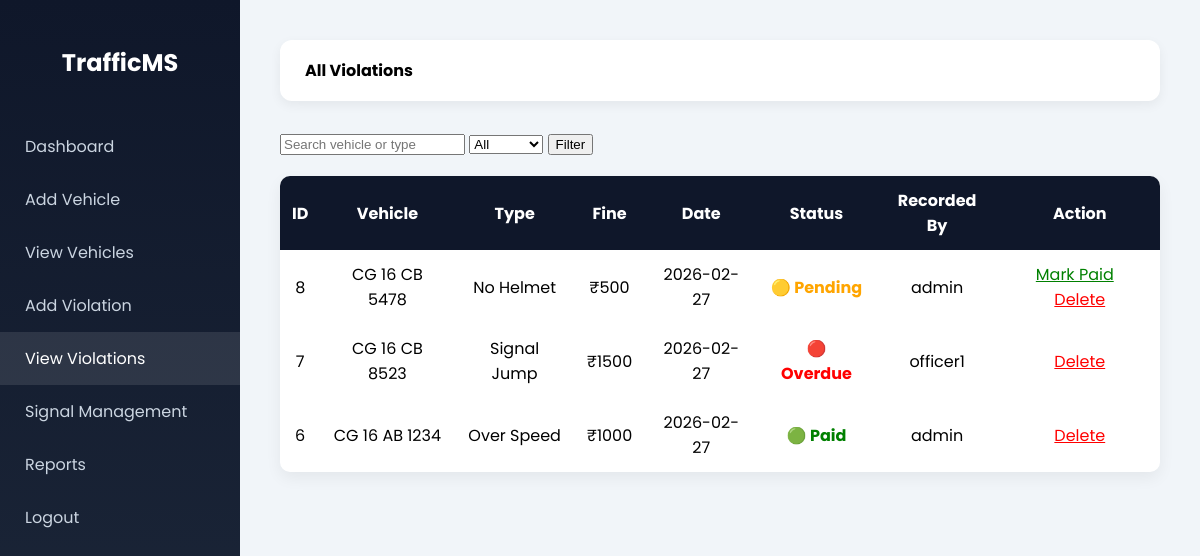
Screenshot of /violations_list.php (signed in) with the database file from the repository.
### tables this page shows
CREATE TABLE `violation` (
  `violation_id` int(11) NOT NULL,
  `vehicle_id` int(11) DEFAULT NULL,
  `violation_type` varchar(50) DEFAULT NULL,
  `violation_date` date DEFAULT NULL,
  `violation_time` time DEFAULT NULL,
  `recorded_by` int(11) DEFAULT NULL,
  `fine_amount` int(11) DEFAULT NULL,
  `payment_status` varchar(20) DEFAULT 'pending',
  `payment_date` date DEFAULT NULL,
  `due_date` date DEFAULT NULL
);

CREATE TABLE `vehicle` (
  `vehicle_id` int(11) NOT NULL,
  `vehicle_number` varchar(20) NOT NULL,
  `vehicle_type` varchar(30) DEFAULT NULL,
  `lane_no` int(11) DEFAULT NULL,
  `entry_time` timestamp NOT NULL DEFAULT current_timestamp() ON UPDATE current_timestamp(),
  `added_by` int(11) NOT NULL
);

CREATE TABLE `users` (
  `user_id` int(11) NOT NULL,
  `username` varchar(50) NOT NULL,
  `password` varchar(255) NOT NULL,
  `role` varchar(20) NOT NULL
);

### violations_list.php (the view, shortened to what this page needs)
<?php
include("../includes/db.php");
include("../includes/header.php");
include("../includes/sidebar.php");
$today = date("Y-m-d");
$search = $_GET['search'] ?? '';
$where = " WHERE 1=1 ";
$query = "
SELECT v.*,
       veh.vehicle_number,
       u.username
FROM violation v
LEFT JOIN vehicle veh ON v.vehicle_id = veh.vehicle_id
LEFT JOIN users u ON v.recorded_by = u.user_id
$where
ORDER BY v.violation_id DESC
";
$result = mysqli_query($conn,$query);
?>
<div class="content">
<div class="topbar">
    <strong>All Violations</strong>
</div>
<form method="GET" style="margin-bottom:20px;">
    <input type="text" name="search" placeholder="Search vehicle or type"
           value="<?= htmlspecialchars($search) ?>">
    <select name="status">
        <option value="all">All</option>
    </select>
    <button type="submit">Filter</button>
</form>
<table>
<tr>
    <th>ID</th>
    <th>Vehicle</th>
    <th>Type</th>
    <th>Fine</th>
    <th>Date</th>
    <th>Status</th>
    <th>Recorded By</th>
    <th>Action</th>
</tr>
<?php while($row=mysqli_fetch_assoc($result)) { ?>
<tr>
    <td><?= $row['violation_id']; ?></td>
    <td><?= $row['vehicle_number']; ?></td>
    <td><?= $row['violation_type']; ?></td>
    <td>₹<?= $row['fine_amount']; ?></td>
    <td><?= $row['violation_date']; ?></td>
<?php
if($row['payment_status'] == 'paid') {
    $status_label = "<span style='color:green;font-weight:bold;'>🟢 Paid</span>";
}
elseif($row['payment_status'] == 'pending' && $today > $row['due_date']) {
    $status_label = "<span style='color:red;font-weight:bold;'>🔴 Overdue</span>";
}
else {
    $status_label = "<span style='color:orange;font-weight:bold;'>🟡 Pending</span>";
}
?>
<td><?= $status_label ?></td>
<td><?= $row['username']; ?></td>
<td>
<?php if($_SESSION['role'] == 'admin') { ?>
    <?php if($row['payment_status'] == 'pending' && $today <= $row['due_date']) { ?>
        <a href="?pay=<?= $row['violation_id'] ?>"
           onclick="return confirm('Mark this fine as paid?')"
           style="color:green; margin-right:10px;">
           Mark Paid
        </a>
    <?php } ?>
    <a href="?delete=<?= $row['violation_id'] ?>"
       onclick="return confirm('Delete this violation?')"
       style="color:red;">
       Delete
    </a>
<?php } else { ?>
    <span style="color:gray;">—</span>
<?php } ?>
</td>
</tr>
<?php } ?>
</table>
</div>
</body>
</html>

### header.php (shortened to what this page needs)
<!DOCTYPE html>
<html>
<head>
</head>
<body>

### sidebar.php (shortened to what this page needs)
<?php
$current = basename($_SERVER['PHP_SELF']);
?>
<div class="sidebar">
    <h2>TrafficMS</h2>
    <a href="dashboard.php" class="<?php if($current=='dashboard.php') echo 'active'; ?>">Dashboard</a>
    <a href="vehicle.php" class="<?php if($current=='vehicle.php') echo 'active'; ?>">Add Vehicle</a>
    <a href="vehicles_list.php" class="<?php if($current=='vehicles_list.php') echo 'active'; ?>">View Vehicles</a>
    <a href="violation.php" class="<?php if($current=='violation.php') echo 'active'; ?>">Add Violation</a>
    <a href="violations_list.php" class="<?php if($current=='violations_list.php') echo 'active'; ?>">View Violations</a>
    <?php if(isset($_SESSION['role']) && $_SESSION['role'] == 'admin') { ?>
        <a href="signal.php" class="<?php if($current=='signal.php') echo 'active'; ?>">Signal Management</a>
        <a href="report.php" class="<?php if($current=='report.php') echo 'active'; ?>">Reports</a>
    <?php } ?>
    <a href="../logout.php" onclick="return confirmLogout();">Logout</a>
</div>

### header.php (style rules this page uses)
body { margin: 0; font-family: 'Poppins', sans-serif; background: #f1f5f9; opacity: 0; animation: fadeIn 0.4s ease-in forwards; }
.sidebar { width: 240px; height: 100vh; background: linear-gradient(180deg, #0f172a, #1e293b); position: fixed; padding-top: 25px; }
.sidebar h2 { color: #fff; text-align: center; margin-bottom: 40px; }
.sidebar a { display: block; color: #cbd5e1; padding: 14px 25px; text-decoration: none; transition: 0.3s; }
.sidebar a:hover, .sidebar a.active { background: rgba(255,255,255,0.1); color: #fff; }
.content { margin-left: 240px; padding: 40px; }
.topbar { background: white; padding: 18px 25px; border-radius: 12px; box-shadow: 0 4px 12px rgba(0,0,0,0.06); margin-bottom: 30px; display: flex; justify-content: space-between; }
table { border-collapse: collapse; width: 100%; background: white; border-radius: 10px; overflow: hidden; box-shadow: 0 6px 16px rgba(0,0,0,0.06); }
table th { background: #0f172a; color: white; }
table th, table td { padding: 12px; text-align: center; }

### rows the page displays
violation: violation_id "8", vehicle.vehicle_number "CG 16 CB 5478", violation_type "No Helmet", fine_amount "500", violation_date "2026-02-27", payment_status "🟡 Pending", recorded_by.username "admin"
violation: violation_id "7", vehicle.vehicle_number "CG 16 CB 8523", violation_type "Signal Jump", fine_amount "1500", violation_date "2026-02-27", payment_status "🔴 Overdue", recorded_by.username "officer1"
violation: violation_id "6", vehicle.vehicle_number "CG 16 AB 1234", violation_type "Over Speed", fine_amount "1000", violation_date "2026-02-27", payment_status "🟢 Paid", recorded_by.username "admin"
